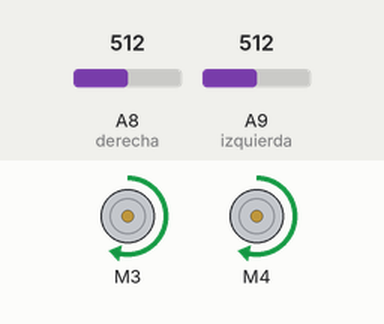
Simulated run of this sketch. Board: Arduino Mega 2560, built with avr-gcc and run on an emulated ATmega2560. Parts: 2 × DC motor (green arrow = forward, orange = backward, longer = faster). The inputs (shaded band) are chosen by the test bench; at power-on: A8 (derecha) = 512, A9 (izquierda) = 512. What the sketch prints to the serial monitor is not drawn.

Above: at 1.2 s.
1.3 s: A8 (derecha) set to 43
2.8 s: A8 (derecha) set to 34
At 3.8 s:
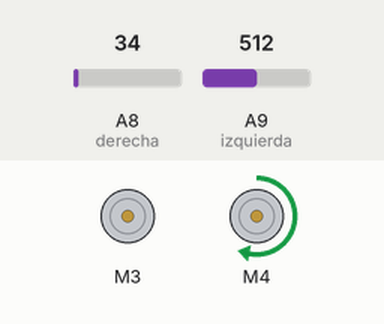
4.3 s: A9 (izquierda) set to 45
5.8 s: A9 (izquierda) set to 38
At 7.0 s:
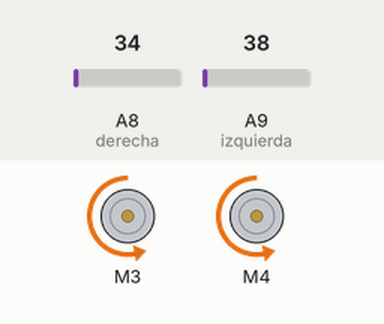
7.3 s: A8 (derecha) set to 50
At 8.5 s:
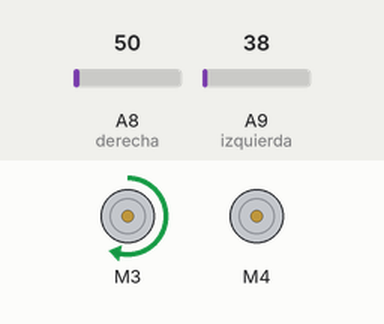
8.8 s: A8 (derecha) set to 30
At 9.5 s:
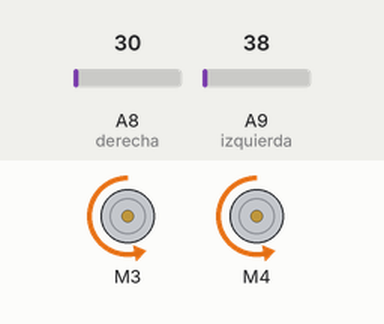
Timing chart, 0 to 11.3 s (numbered marks = the images above; inputs shaded):
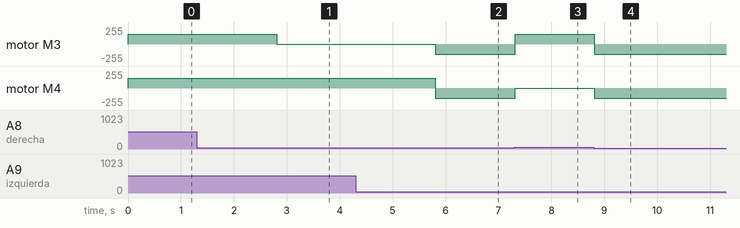

Measured:
- the behaviour switches between 40 and 39 on A8 (derecha) (found by bisection; images 0 and 1)
- the behaviour switches between 41 and 40 on A9 (izquierda) (found by bisection; images 1 and 2)
- after the input at 2.8 s, motor M3: forward 150/255 → stopped at once
- after the input at 5.8 s, motor M3: stopped → backward 150/255 at once; motor M4: forward 150/255 → backward 150/255 at once
- after the input at 7.3 s, motor M3: backward 150/255 → forward 150/255 at once; motor M4: backward 150/255 → stopped at once
- after the input at 8.8 s, motor M3: forward 150/255 → backward 150/255 at once; motor M4: stopped → backward 150/255 at once

The sketch:

CARRO1.ino
```cpp
int derecha =A8;
int izquierda= A9;

#include "AFMotor.h"

AF_DCMotor motor1(3);
AF_DCMotor motor2(4);
int enderecha;
int enizquierda;
void setup() {

  // Se indica que ese pin va a utilizarse para recibir información
  pinMode(izquierda, INPUT);
  pinMode(derecha,INPUT);
  // Se activa el monitor serie para mostrar información posteriormente
  Serial.begin(9600);

}

void loop() {
  motor1.setSpeed(150);
  motor2.setSpeed(150);
  // Se lee la información ofrecida por el sensor
   enderecha = analogRead(derecha);
  Serial.println(enderecha);
  Serial.print("");
  enizquierda=analogRead(izquierda);
  Serial.println(enizquierda);

  if(enderecha>40){
     if(enizquierda>40){
        motor1.run(FORWARD);
        motor2.run(FORWARD);
      }else{
          motor1.run(FORWARD);
          motor2.run(RELEASE);
        }
    }
 if(enderecha<40){
  if(enizquierda>40){
     motor2.run(FORWARD);
     motor1.run(RELEASE);
    }
    else{

      motor1.run(BACKWARD);
      motor2.run(BACKWARD);
      }


  }


}
```
